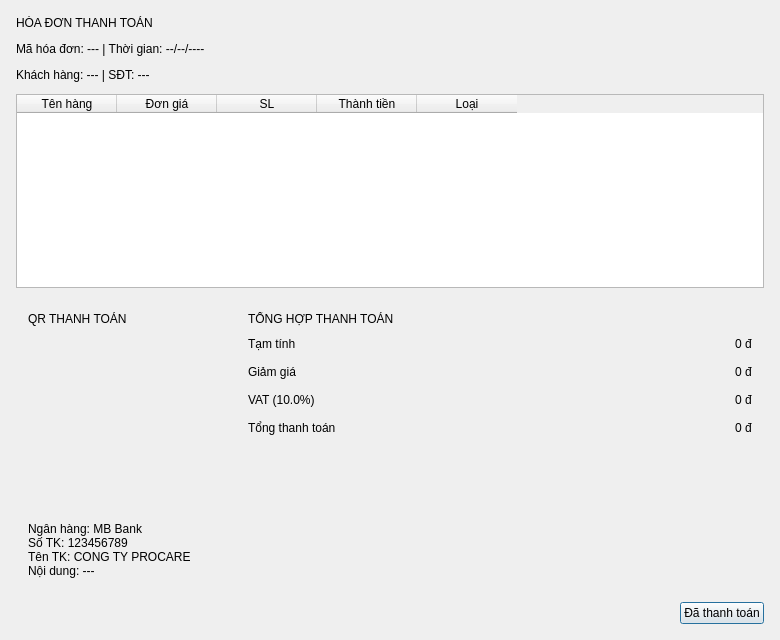
<?xml version="1.0" encoding="UTF-8"?>
<ui version="4.0">
 <class>BillPOSDialog</class>
 <widget class="QDialog" name="BillPOSDialog">
  <property name="geometry">
   <rect>
    <x>0</x>
    <y>0</y>
    <width>780</width>
    <height>640</height>
   </rect>
  </property>
  <property name="windowTitle">
   <string>Hóa đơn thanh toán</string>
  </property>
  <layout class="QVBoxLayout" name="rootLayout">
   <property name="leftMargin">
    <number>16</number>
   </property>
   <property name="topMargin">
    <number>16</number>
   </property>
   <property name="rightMargin">
    <number>16</number>
   </property>
   <property name="bottomMargin">
    <number>16</number>
   </property>
   <property name="spacing">
    <number>12</number>
   </property>
   <item>
    <widget class="QLabel" name="lbl_bill_title">
     <property name="text">
      <string>HÓA ĐƠN THANH TOÁN</string>
     </property>
    </widget>
   </item>
   <item>
    <widget class="QLabel" name="lbl_bill_meta">
     <property name="text">
      <string>Mã hóa đơn: --- | Thời gian: --/--/----</string>
     </property>
    </widget>
   </item>
   <item>
    <widget class="QLabel" name="lbl_bill_customer">
     <property name="text">
      <string>Khách hàng: --- | SĐT: ---</string>
     </property>
    </widget>
   </item>
   <item>
    <widget class="QTableWidget" name="tbl_bill_items">
     <column>
      <property name="text">
       <string>Tên hàng</string>
      </property>
     </column>
     <column>
      <property name="text">
       <string>Đơn giá</string>
      </property>
     </column>
     <column>
      <property name="text">
       <string>SL</string>
      </property>
     </column>
     <column>
      <property name="text">
       <string>Thành tiền</string>
      </property>
     </column>
     <column>
      <property name="text">
       <string>Loại</string>
      </property>
     </column>
    </widget>
   </item>
   <item>
    <layout class="QHBoxLayout" name="bottomLayout">
     <property name="spacing">
      <number>16</number>
     </property>
     <item>
      <widget class="QFrame" name="frame_qr">
       <layout class="QVBoxLayout" name="qrLayout">
        <property name="leftMargin">
         <number>12</number>
        </property>
        <property name="topMargin">
         <number>12</number>
        </property>
        <property name="rightMargin">
         <number>12</number>
        </property>
        <property name="bottomMargin">
         <number>12</number>
        </property>
        <property name="spacing">
         <number>8</number>
        </property>
        <item>
         <widget class="QLabel" name="lbl_qr_title">
          <property name="text">
           <string>QR THANH TOÁN</string>
          </property>
         </widget>
        </item>
        <item>
         <widget class="QLabel" name="lbl_qr_image">
          <property name="minimumSize">
           <size>
            <width>180</width>
            <height>180</height>
           </size>
          </property>
          <property name="alignment">
           <set>Qt::AlignCenter</set>
          </property>
          <property name="text">
           <string/>
          </property>
         </widget>
        </item>
        <item>
         <widget class="QLabel" name="lbl_bank_info">
          <property name="text">
           <string>Ngân hàng: MB Bank
Số TK: 123456789
Tên TK: CONG TY PROCARE
Nội dung: ---</string>
          </property>
         </widget>
        </item>
       </layout>
      </widget>
     </item>
     <item>
      <widget class="QFrame" name="frame_summary">
       <layout class="QVBoxLayout" name="sumLayout">
        <property name="leftMargin">
         <number>12</number>
        </property>
        <property name="topMargin">
         <number>12</number>
        </property>
        <property name="rightMargin">
         <number>12</number>
        </property>
        <property name="bottomMargin">
         <number>12</number>
        </property>
        <property name="spacing">
         <number>8</number>
        </property>
        <item>
         <widget class="QLabel" name="lbl_sum_title">
          <property name="text">
           <string>TỔNG HỢP THANH TOÁN</string>
          </property>
         </widget>
        </item>
        <item>
         <layout class="QHBoxLayout" name="rowSubtotal">
          <item>
           <widget class="QLabel" name="lbl_subtotal_text">
            <property name="text">
             <string>Tạm tính</string>
            </property>
           </widget>
          </item>
          <item>
           <spacer name="sumSpacer1">
            <property name="orientation">
             <enum>Qt::Horizontal</enum>
            </property>
            <property name="sizeHint" stdset="0">
             <size>
              <width>40</width>
              <height>20</height>
             </size>
            </property>
           </spacer>
          </item>
          <item>
           <widget class="QLabel" name="lbl_subtotal_value">
            <property name="text">
             <string>0 đ</string>
            </property>
           </widget>
          </item>
         </layout>
        </item>
        <item>
         <layout class="QHBoxLayout" name="rowDiscount">
          <item>
           <widget class="QLabel" name="lbl_discount_text">
            <property name="text">
             <string>Giảm giá</string>
            </property>
           </widget>
          </item>
          <item>
           <spacer name="sumSpacer2">
            <property name="orientation">
             <enum>Qt::Horizontal</enum>
            </property>
            <property name="sizeHint" stdset="0">
             <size>
              <width>40</width>
              <height>20</height>
             </size>
            </property>
           </spacer>
          </item>
          <item>
           <widget class="QLabel" name="lbl_discount_value">
            <property name="text">
             <string>0 đ</string>
            </property>
           </widget>
          </item>
         </layout>
        </item>
        <item>
         <layout class="QHBoxLayout" name="rowVat">
          <item>
           <widget class="QLabel" name="lbl_vat_text">
            <property name="text">
             <string>VAT (10.0%)</string>
            </property>
           </widget>
          </item>
          <item>
           <spacer name="sumSpacer3">
            <property name="orientation">
             <enum>Qt::Horizontal</enum>
            </property>
            <property name="sizeHint" stdset="0">
             <size>
              <width>40</width>
              <height>20</height>
             </size>
            </property>
           </spacer>
          </item>
          <item>
           <widget class="QLabel" name="lbl_vat_value">
            <property name="text">
             <string>0 đ</string>
            </property>
           </widget>
          </item>
         </layout>
        </item>
        <item>
         <layout class="QHBoxLayout" name="rowGrand">
          <item>
           <widget class="QLabel" name="lbl_grand_text">
            <property name="text">
             <string>Tổng thanh toán</string>
            </property>
           </widget>
          </item>
          <item>
           <spacer name="sumSpacer4">
            <property name="orientation">
             <enum>Qt::Horizontal</enum>
            </property>
            <property name="sizeHint" stdset="0">
             <size>
              <width>40</width>
              <height>20</height>
             </size>
            </property>
           </spacer>
          </item>
          <item>
           <widget class="QLabel" name="lbl_grand_value">
            <property name="text">
             <string>0 đ</string>
            </property>
           </widget>
          </item>
         </layout>
        </item>
        <item>
         <spacer name="verticalSpacerSum">
          <property name="orientation">
           <enum>Qt::Vertical</enum>
          </property>
          <property name="sizeHint" stdset="0">
           <size>
            <width>20</width>
            <height>40</height>
           </size>
          </property>
         </spacer>
        </item>
       </layout>
      </widget>
     </item>
    </layout>
   </item>
   <item>
    <layout class="QHBoxLayout" name="btnLayout">
     <item>
      <spacer name="btnSpacer">
       <property name="orientation">
        <enum>Qt::Horizontal</enum>
       </property>
       <property name="sizeHint" stdset="0">
        <size>
         <width>40</width>
         <height>20</height>
        </size>
       </property>
      </spacer>
     </item>
     <item>
      <widget class="QPushButton" name="btn_mark_paid">
       <property name="text">
        <string>Đã thanh toán</string>
       </property>
      </widget>
     </item>
    </layout>
   </item>
  </layout>
 </widget>
 <resources/>
 <connections/>
</ui>
